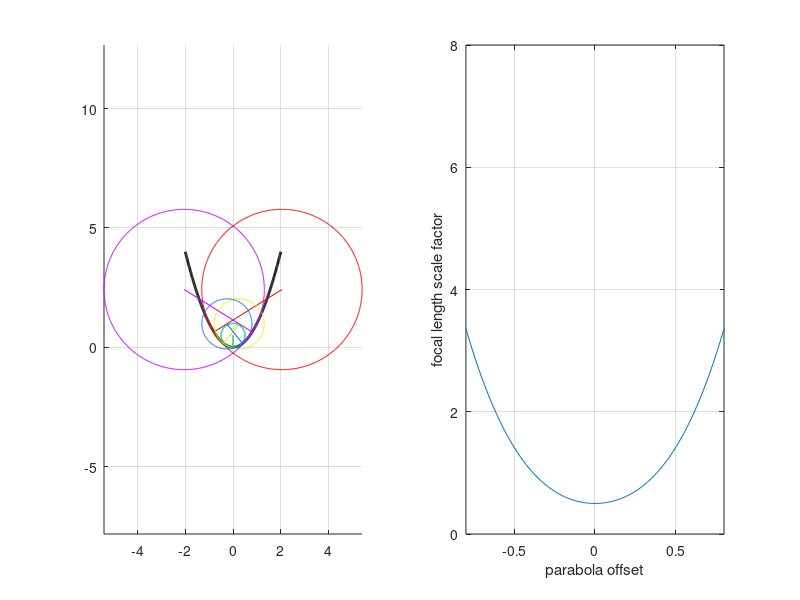

The MATLAB script that drew this image:
function fit_circle_to_parabola()

x = -2:0.01:2;
y = x.^2;

subplot(1,2,1);
hold on;
grid on;
axis equal;
plot(x,y,'k','LineWidth',2);
r = 0.5;
theta = 0:0.01:2*pi;
plot(r.*cos(theta),0.5+r.*sin(theta));
line([0 0], [0 0.5]);

xCircle = -0.8:0.4:0.8;
a = -4 * xCircle.^3;
b = 0.5 + 3 * xCircle.^2;
r = 0.5 * (1 + 4*xCircle.^2).^1.5;
colourMap = hsv(length(xCircle));
for k = 1:length(xCircle)
    plot(a(k) + r(k).*cos(theta), b(k) + r(k).*sin(theta), 'color', colourMap(k,:));
    line([xCircle(k) a(k)], [xCircle(k).^2 b(k)], 'color', colourMap(k,:));
end
hold off;

subplot(1,2,2);
x = -0.8:0.01:0.8;
r = 0.5 * (1 + 4*x.^2).^1.5;
plot(x,r);
grid on;
axis([-0.8 0.8 0 8])
xlabel('parabola offset');
ylabel('focal length scale factor');
end
